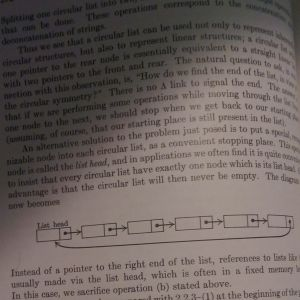
#> input picture text.jpg, 300 x 300 px
$ jupyter execute --allow-errors A5.2.ipynb
#> lines starting #> are read from the running program, lines starting #| are printed output that depends on the picture; after the words box and inside, x2 and y2 are one past the last pixel; in counts of white or black regions, pixels touching at a corner belong together
[cell 1]
import cv2
import numpy as np
from matplotlib import pyplot as plt

## Threshold Segmentation

### 1-Simple Thresholding

The basic Thresholding technique is Binary Thresholding. For every pixel, the same threshold value is applied. If the pixel value is smaller than the threshold, it is set to 0, otherwise, it is set to a maximum value.<br>
The different Simple Thresholding Techniques are:


cv2.THRESH_BINARY: If pixel intensity is greater than the set threshold, value set to 255, else set to 0 (black).
cv2.THRESH_BINARY_INV: Inverted or Opposite case of cv2.THRESH_BINARY.
cv.THRESH_TRUNC: If pixel intensity value is greater than threshold, it is truncated to the threshold. The pixel values are set to be the same as the threshold. All other values remain the same.
cv.THRESH_TOZERO: Pixel intensity is set to 0, for all the pixels intensity, less than the threshold value.
cv.THRESH_TOZERO_INV: Inverted or Opposite case of cv2.THRESH_TOZERO.

### 2-Otsu Thresholding
In Otsu Thresholding:
* A value of the threshold isn’t chosen but is determined automatically.
* A bimodal image (two distinct image values) is considered.
* The histogram generated contains two peaks. So, a generic condition would be to choose a threshold value that lies in the middle of both the histogram peak values.

Syntax: cv2.threshold(source, thresholdValue, maxVal, thresholdingTechnique)

Parameters:<br>
-> source: Input Image array (must be in Grayscale). <br>
-> thresholdValue: Value of Threshold below and above which pixel values will change accordingly. <br>
-> maxVal: Maximum value that can be assigned to a pixel. <br>
-> thresholdingTechnique: The type of thresholding to be applied.

### 3- Adaptive Thresholding
In Simple Thresholding, a global value of threshold was used which remained constant throughout.
<br>So, a constant threshold value won’t help in the case of variable lighting conditions in different areas.
<br>Adaptive thresholding is the method where the threshold value is calculated for smaller regions.
<br>This leads to different threshold values for different regions with respect to the change in lighting.

[cell 2]
img = cv2.imread('text.jpg',0)
#> img: shape (300, 300); min 9, max 171, mean 100.3

ret, thresh1 = cv2.threshold(img, 120, 255, cv2.THRESH_BINARY)
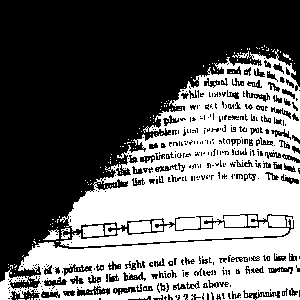
#> thresh1: shape (300, 300); 42.8% white; 265 white regions (255 under 20 px), largest, box (x1, y1, x2, y2) and area: (0, 49, 300, 300) 34643, (60, 215, 289, 247) 2527, (128, 221, 151, 233) 237
ret, thresh2 = cv2.threshold(img, 120, 255, cv2.THRESH_TRUNC)
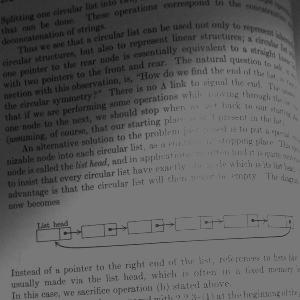
#> thresh2: shape (300, 300); min 9, max 120, mean 92.4
ret, thresh3 = cv2.threshold(img, 120, 255, cv2.THRESH_TOZERO)
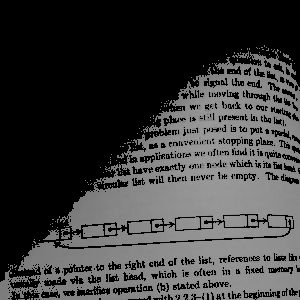
#> thresh3: shape (300, 300); min 0, max 171, mean 59.3
ret, thresh4 = cv2.threshold(img, 120, 255, cv2.THRESH_BINARY + cv2.THRESH_OTSU)
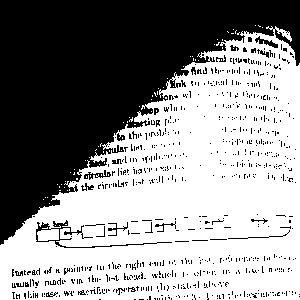
#> thresh4: shape (300, 300); 56.4% white; 774 black regions (748 under 20 px), largest, box (x1, y1, x2, y2) and area: (0, 0, 300, 245) 35053, (36, 220, 172, 248) 421, (84, 170, 111, 180) 102
#> ret = 95
thresh5 = cv2.adaptiveThreshold(img, 255, cv2.ADAPTIVE_THRESH_MEAN_C,
										cv2.THRESH_BINARY, 199, 5)
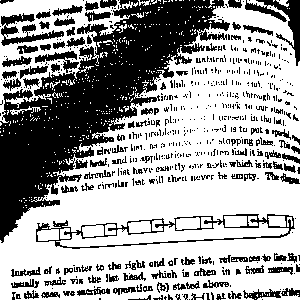
#> thresh5: shape (300, 300); 63.3% white; 648 black regions (513 under 20 px), largest, box (x1, y1, x2, y2) and area: (0, 0, 230, 243) 19422, (36, 214, 295, 249) 1536, (245, 0, 300, 66) 1004

thresh6 = cv2.adaptiveThreshold(img, 255, cv2.ADAPTIVE_THRESH_GAUSSIAN_C,
										cv2.THRESH_BINARY, 199, 5)
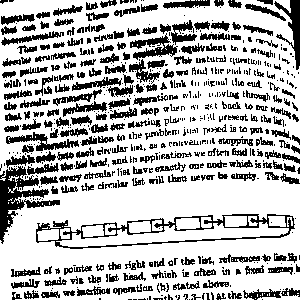
#> thresh6: shape (300, 300); 72.8% white; 609 black regions (344 under 20 px), largest, box (x1, y1, x2, y2) and area: (36, 214, 295, 249) 1744, (0, 166, 60, 244) 1517, (274, 0, 300, 70) 631

cv2.imshow('Adaptive Mean', thresh1)
cv2.imshow('Adaptive Gaussian', thresh2)
cv2.imshow('Binary Threshold', thresh1)
cv2.imshow('Truncated Threshold', thresh2)
cv2.imshow('Set to 0', thresh3)
cv2.imshow('Otsu\'s threshold', thresh4)
cv2.imshow('Adaptive Mean', thresh5)
cv2.imshow('Adaptive Gaussian', thresh6)

cv2.waitKey(0)

[cell 3]
gray = img
gray_r = gray.reshape(gray.shape[0]*gray.shape[1])
for i in range(gray_r.shape[0]):
    if gray_r[i] > gray_r.mean():
        gray_r[i] = 3
    elif gray_r[i] > 0.5:
        gray_r[i] = 2
    elif gray_r[i] > 0.25:
        gray_r[i] = 1
    else:
        gray_r[i] = 0
gray = gray_r.reshape(gray.shape[0],gray.shape[1])
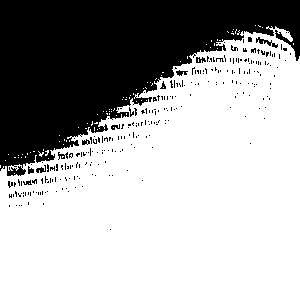
#> gray: shape (300, 300); values 2 (black) and 3 (white), 67.1% white; 268 black regions (254 under 20 px), largest, box (x1, y1, x2, y2) and area: (0, 0, 300, 176) 28254, (256, 37, 278, 48) 83, (36, 165, 46, 173) 43
plt.imshow(gray, cmap='gray')
